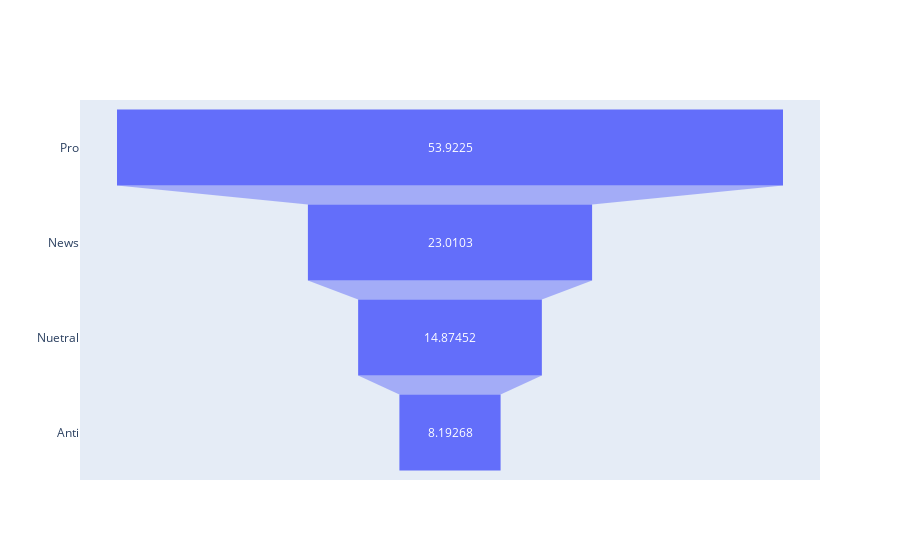

Write notebook code for a chart like this one.
### Markdown cell above
out of all tweets, there are a total of 14229 unique tweets. the most common value is "RT @StephenSchlegel: she's thinking about how...". it occurs 307 times

### Code cell
fig = go.Figure(go.Funnel(
    y = ["Pro","News", "Nuetral", "Anti"],
    x = df.sentiment.value_counts(normalize = True) * 100
    ))
fig.show()

### Figure 1 — Plotly figure (JSON) as saved in the notebook; plotly's stock layout.template omitted (floating-point values rounded to 4 significant figures)
{"data": [{"type": "funnel", "x": [53.92, 23.01, 14.87, 8.193], "y": ["Pro", "News", "Nuetral", "Anti"]}], "layout": {}}
